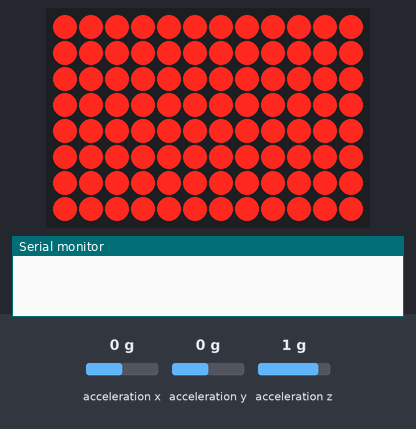
Recording of a sketch running on a simulated Arduino Uno R4 WiFi. On the bench: 12×8 LED matrix, the last lines printed to the serial monitor. Wiring (inferred from the names in the program): ADXL345 accelerometer at I2C address 0x53. The inputs (shaded band) are chosen by the test bench; at power-on: acceleration x 0 g, acceleration y 0 g, acceleration z 1 g. WiFi joins after 1.5 s; servers stay silent unless stated; no MQTT or app messages arrive unless stated.

Above: at 0.1 s.
At 0.6 s:
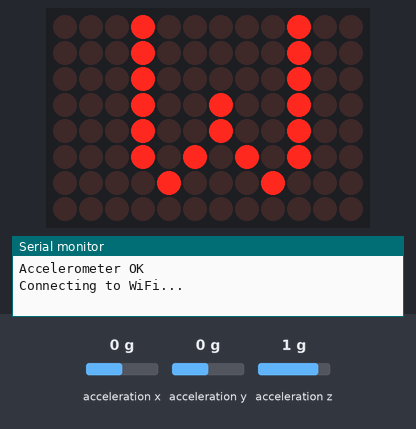
At 2.1 s:
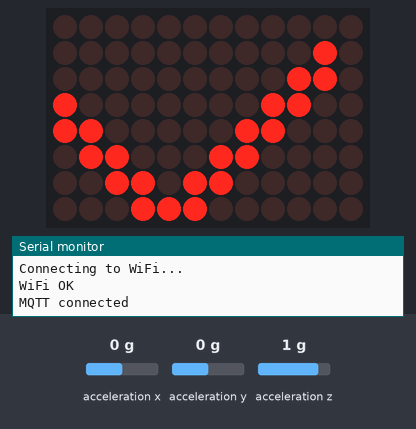
At 3.7 s:
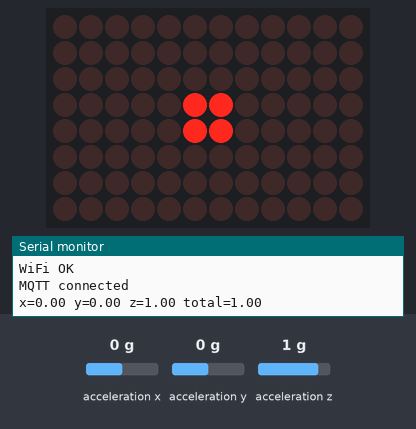

The sketch:

accelerometer.ino
```cpp
// Grove 3-Axis Digital Accelerometer (+-16g, ADXL345) -> WiFi -> MQTT (Shiftr)
// Board: Arduino UNO R4 WiFi
// Wiring (Grove-to-jumper cable, standard Grove colours):
//   yellow -> SCL (pin A5, or the SCL pin next to AREF)
//   white  -> SDA (pin A4, or the SDA pin next to AREF)
//   red    -> 5V
//   black  -> GND
// Libraries: ArduinoMqttClient (WiFiS3 and Wire come with the board package).
//            No sensor library needed, the sensor is read directly over I2C.
//
// Topics:  class/NAME/accel/x, /y, /z   acceleration in g
//          class/NAME/accel/total       length of the vector (about 1.0 at rest)
//          class/NAME/accel/xyz         "x,y,z" in g, sent often, for animations

#include <WiFiS3.h>
#include <Wire.h>
#include <ArduinoMqttClient.h>
#include <Arduino_LED_Matrix.h>

// ---- CHANGE THESE ----
const char ssid[]     = "Othrys2G";
const char pass[]     = "22122017Nissin";
const char mqttUser[] = "defence4sme";
const char mqttPass[] = "22KjngRJZIpVbdPR";
const char myName[]   = "Accelerometer1";            // unique per board
// ----------------------

const char mqttHost[] = "defence4sme.cloud.shiftr.io";
const int  mqttPort   = 1883;

const unsigned long INTERVAL_MS = 500;     // x, y, z, total: 4 messages per round, so don't go too low
const unsigned long FAST_MS = 200;         // accel/xyz for animations (lower = smoother, more messages)

// ADXL345 registers
const uint8_t ADXL_ADDR     = 0x53;
const uint8_t REG_DEVID     = 0x00;        // should read 0xE5
const uint8_t REG_BW_RATE   = 0x2C;
const uint8_t REG_POWER_CTL = 0x2D;
const uint8_t REG_DATA_FMT  = 0x31;
const uint8_t REG_DATAX0    = 0x32;

WiFiClient net;
MqttClient mqtt(net);

// ---- LED matrix diagnostics -------------------------------------------
// What the matrix shows:
//   all LEDs on      board started (lamp test)
//   blinking W       connecting to WiFi
//   M                connecting to the MQTT broker (Shiftr)
//   check mark       connected, everything OK
//   small dot        online (flashes bigger when a message is sent)
//   X                MQTT connection failed, retrying
//   !                sensor problem
ArduinoLEDMatrix matrix;

const char *const ICON_ALL[8] = {
  "############",
  "############",
  "############",
  "############",
  "############",
  "############",
  "############",
  "############",
};

const char *const ICON_W[8] = {
  "...#.....#..",
  "...#.....#..",
  "...#.....#..",
  "...#..#..#..",
  "...#..#..#..",
  "...#.#.#.#..",
  "....#...#...",
  "............",
};

const char *const ICON_M[8] = {
  "...#.....#..",
  "...##...##..",
  "...#.#.#.#..",
  "...#..#..#..",
  "...#.....#..",
  "...#.....#..",
  "...#.....#..",
  "............",
};

const char *const ICON_OK[8] = {
  "............",
  "..........#.",
  ".........##.",
  "#.......##..",
  "##.....##...",
  ".##...##....",
  "..##.##.....",
  "...###......",
};

const char *const ICON_X[8] = {
  "............",
  "...#....#...",
  "....#..#....",
  ".....##.....",
  ".....##.....",
  "....#..#....",
  "...#....#...",
  "............",
};

const char *const ICON_BANG[8] = {
  "............",
  ".....##.....",
  ".....##.....",
  ".....##.....",
  ".....##.....",
  "............",
  ".....##.....",
  "............",
};

const char *const ICON_ONLINE[8] = {
  "............",
  "............",
  "............",
  ".....##.....",
  ".....##.....",
  "............",
  "............",
  "............",
};

const char *const ICON_SEND[8] = {
  "............",
  "............",
  "...######...",
  "...######...",
  "...######...",
  "...######...",
  "............",
  "............",
};

void showIcon(const char *const art[8]) {
  byte frame[8][12];
  for (int r = 0; r < 8; r++) {
    for (int c = 0; c < 12; c++) {
      frame[r][c] = (art[r][c] == '#') ? 1 : 0;
    }
  }
  matrix.renderBitmap(frame, 8, 12);
}

// Blinks an icon without blocking. Call it often.
void blinkIcon(const char *const art[8]) {
  static unsigned long lastToggle = 0;
  static bool on = false;
  if (millis() - lastToggle >= 400) {
    lastToggle = millis();
    on = !on;
    if (on) showIcon(art);
    else matrix.clear();
  }
}

// Shows an icon for a moment, then goes back to the "online" dot.
void flashIcon(const char *const art[8], unsigned int ms) {
  showIcon(art);
  delay(ms);
  showIcon(ICON_ONLINE);
}
// ------------------------------------------------------------------------

unsigned long last = 0;
unsigned long lastFast = 0;

String topic(const char *leaf) {
  return String("class/") + myName + "/" + leaf;
}

void connectWifi() {
  while (WiFi.status() != WL_CONNECTED) {
    Serial.println("Connecting to WiFi...");
    showIcon(ICON_W);
    WiFi.begin(ssid, pass);
    unsigned long start = millis();
    while (WiFi.status() != WL_CONNECTED && millis() - start < 5000) {
      blinkIcon(ICON_W);
      delay(50);
    }
  }
  Serial.println("WiFi OK");
}

void connectMqtt() {
  showIcon(ICON_M);
  mqtt.setId(String(myName) + "-accel");
  mqtt.setUsernamePassword(mqttUser, mqttPass);
  if (mqtt.connect(mqttHost, mqttPort)) {
    Serial.println("MQTT connected");
    showIcon(ICON_OK);
    delay(1500);
    showIcon(ICON_ONLINE);
  } else {
    Serial.print("MQTT failed, error ");
    Serial.println(mqtt.connectError());
    showIcon(ICON_X);
    delay(2000);
  }
}

void keepConnected() {
  if (WiFi.status() != WL_CONNECTED) connectWifi();
  if (!mqtt.connected()) {
    connectMqtt();
  }
  mqtt.poll();
}

void publishNumber(const String &t, float value, int decimals) {
  mqtt.beginMessage(t);
  mqtt.print(value, decimals);
  mqtt.endMessage();
}

// ---- ADXL345 over I2C ----
void writeReg(uint8_t reg, uint8_t val) {
  Wire.beginTransmission(ADXL_ADDR);
  Wire.write(reg);
  Wire.write(val);
  Wire.endTransmission();
}

int readReg(uint8_t reg) {
  Wire.beginTransmission(ADXL_ADDR);
  Wire.write(reg);
  if (Wire.endTransmission(false) != 0) return -1;
  if (Wire.requestFrom((uint8_t)ADXL_ADDR, (uint8_t)1) != 1) return -1;
  return Wire.read();
}

bool initAccel() {
  if (readReg(REG_DEVID) != 0xE5) return false;
  writeReg(REG_DATA_FMT, 0x0B);            // full resolution, +-16 g
  writeReg(REG_BW_RATE, 0x0A);             // 100 Hz output rate
  writeReg(REG_POWER_CTL, 0x08);           // start measuring
  return true;
}

bool readAccel(float &x, float &y, float &z) {
  Wire.beginTransmission(ADXL_ADDR);
  Wire.write(REG_DATAX0);
  if (Wire.endTransmission(false) != 0) return false;
  if (Wire.requestFrom((uint8_t)ADXL_ADDR, (uint8_t)6) != 6) return false;

  uint8_t b[6];
  for (int i = 0; i < 6; i++) b[i] = Wire.read();

  int16_t rx = (int16_t)((b[1] << 8) | b[0]);
  int16_t ry = (int16_t)((b[3] << 8) | b[2]);
  int16_t rz = (int16_t)((b[5] << 8) | b[4]);

  const float G_PER_LSB = 0.0039;          // 3.9 mg per step in full resolution mode
  x = rx * G_PER_LSB;
  y = ry * G_PER_LSB;
  z = rz * G_PER_LSB;
  return true;
}

void setup() {
  Serial.begin(9600);
  matrix.begin();
  showIcon(ICON_ALL);      // lamp test
  delay(500);
  Wire.begin();
  while (!initAccel()) {
    Serial.println("ADXL345 not found. Check the yellow (SCL) and white (SDA) jumper wires.");
    showIcon(ICON_BANG);
    delay(1000);
    matrix.clear();
    delay(1000);
  }
  Serial.println("Accelerometer OK");
  connectWifi();
  connectMqtt();
}

void loop() {
  keepConnected();

  if (millis() - lastFast < FAST_MS) return;
  lastFast = millis();

  float x, y, z;
  if (!readAccel(x, y, z)) {
    Serial.println("Read failed");
    return;
  }
  float total = sqrt(x * x + y * y + z * z);

  // Fast topic: all three axes in one message, for the 3D animation
  if (mqtt.connected()) {
    mqtt.beginMessage(topic("accel/xyz"));
    mqtt.print(x, 2);
    mqtt.print(",");
    mqtt.print(y, 2);
    mqtt.print(",");
    mqtt.print(z, 2);
    mqtt.endMessage();
  }

  // Slow topics: one value per message, for the dashboard graphs
  if (millis() - last >= INTERVAL_MS) {
    last = millis();

    Serial.print("x=");  Serial.print(x, 2);
    Serial.print(" y="); Serial.print(y, 2);
    Serial.print(" z="); Serial.print(z, 2);
    Serial.print(" total="); Serial.println(total, 2);

    if (mqtt.connected()) {
      publishNumber(topic("accel/x"), x, 2);
      publishNumber(topic("accel/y"), y, 2);
      publishNumber(topic("accel/z"), z, 2);
      publishNumber(topic("accel/total"), total, 2);
      flashIcon(ICON_SEND, 80);
    }
  }
}
```

Measured:
- what the display in image 1 shows lasts 1.5 s, from 0.5 s to 2.0 s
- what the display in image 3 shows lasts 0.6 s, from 3.6 s to 4.2 s
